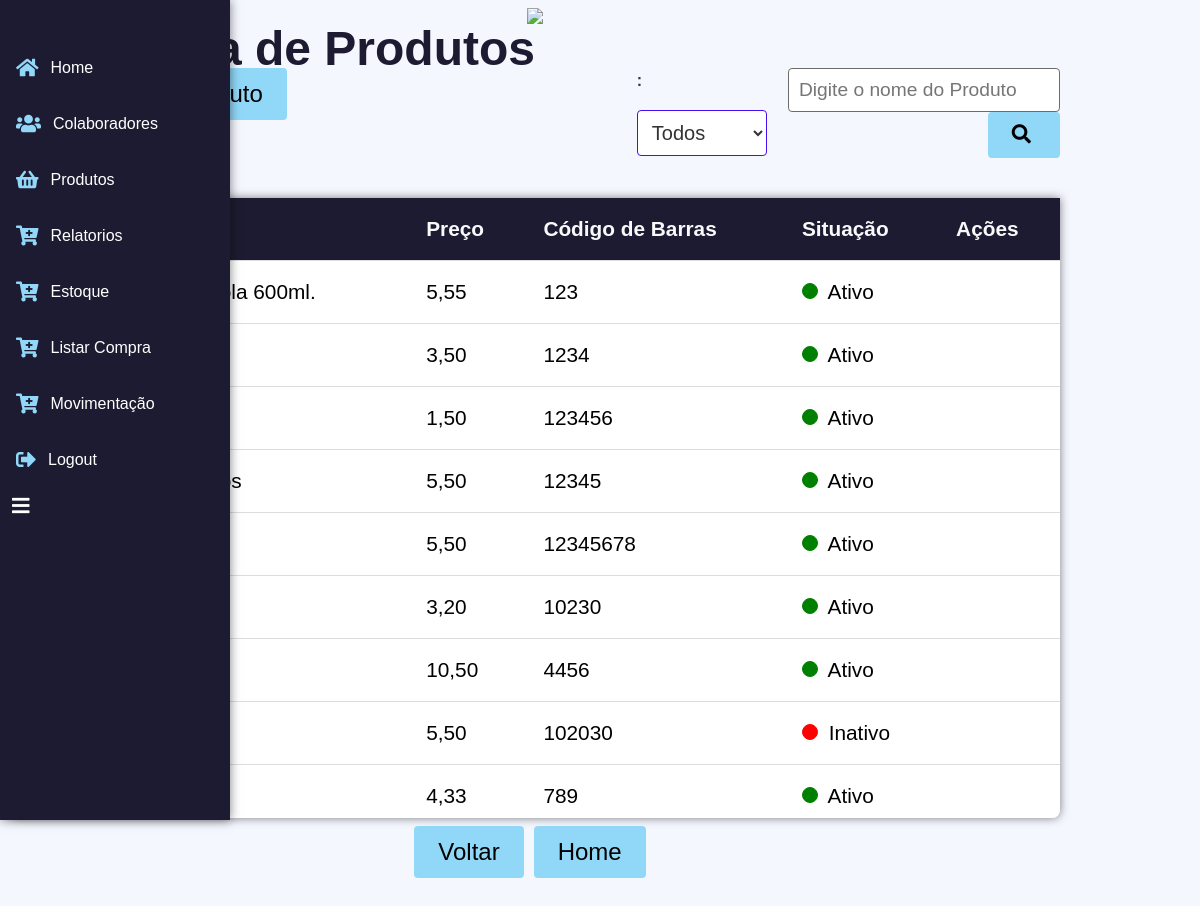
The page /produtos/listar_produtos/ (signed in) on the database as committed earlier.
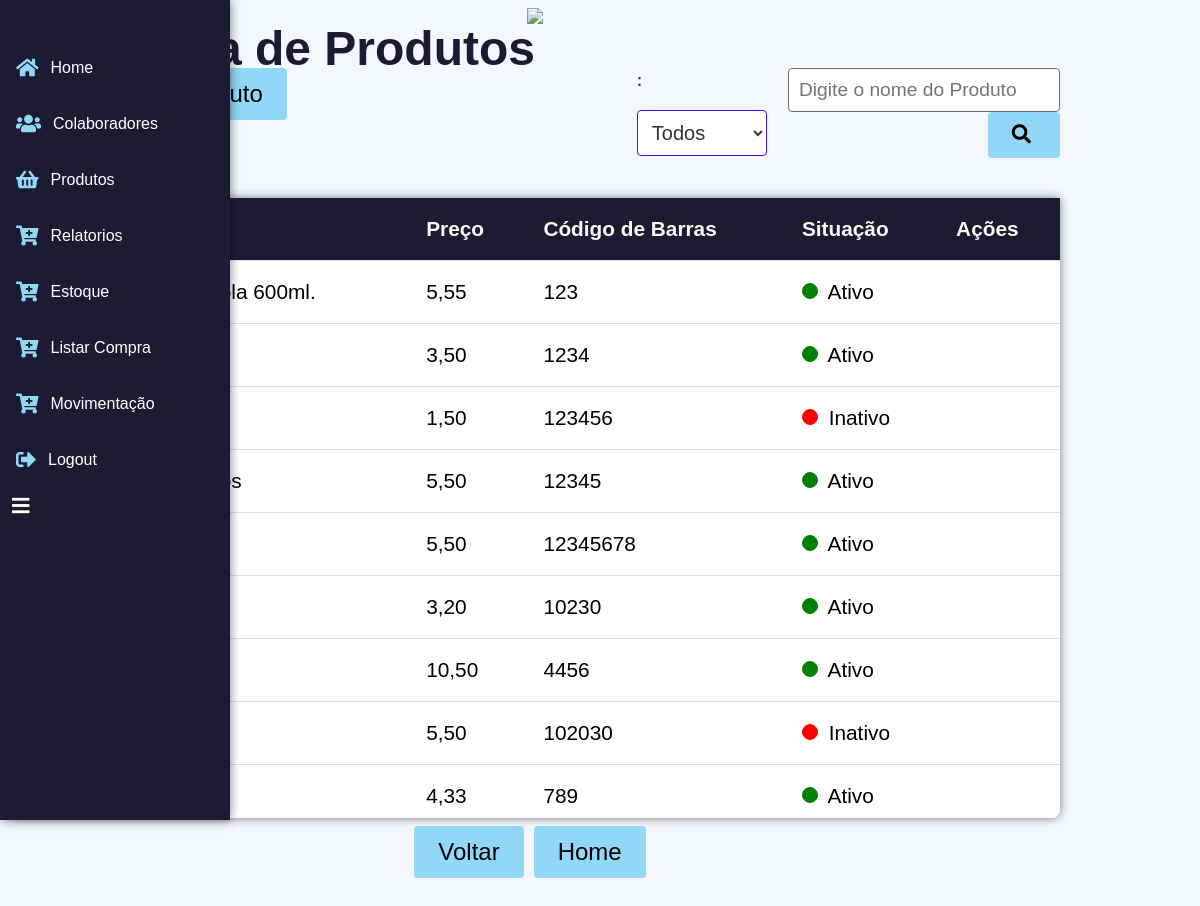
The same page on the database as committed later.
### produtos/models.py (models this page shows, shortened)
class Produto(models.Model):
    nome = models.CharField(max_length=100)
    codigo_barras = models.CharField(max_length=100)
    preco_produto = models.DecimalField(max_digits=10, decimal_places=2)
    situacao = models.CharField(max_length=50)
    categoria = models.CharField(max_length=50, null=True)

### produtos/views.py (the view)
# urls.py: path('listar_produtos/', views.listar_produtos, name='listar_produtos'),
@login_required(login_url='login')
def listar_produtos(request):
    produtos = Produto.objects.all()
    return render(request, 'listar_produtos.html', {'produtos': produtos})

### produtos/templates/listar_produtos.html (shortened to what this page needs)
{% load static %}
<!DOCTYPE html>
<html>
<head>
    <link rel="stylesheet" href="https://cdnjs.cloudflare.com/ajax/libs/font-awesome/5.15.4/css/all.min.css">
    <link rel="stylesheet" href="{% static 'formularios/lista_forms.css' %}">
</head>
<body>
    <div class="container">
        <div class="image-container">
            <img src="https://www.scivale.com.br/wp-content/uploads/2017/12/logo-sci.png">
        </div>
        <h1>Lista de Produtos</h1>
        <a href="{% url 'cadastro_produtos' %}" class="create-link">
        </a>
        <div class="filter-row">
            <div class="filter-container">
              <label for="categoria-select">:</label>
              <select name="categoria" id="categoria-select">
                <option value="">Todos</option>
              </select>
            </div>
            <div class="search-form">
              <input type="text" id="search-input" class="search-input" placeholder="Digite o nome do Produto">
              <button type="button" id="search-button" class="search-button">
                <i class="fas fa-search search-icon"></i>
              </button>
            </div>
          </div>
        <div class="table-container">
            <table>
                <thead>
                    <tr>
                        <th>Nome do Produto</th>
                        <th>Preço</th>
                        <th>Código de Barras</th>
                        <th>Situação</th>
                        <th>Ações</th>
                    </tr>
                </thead>
                <tbody>
                    {% for p in produtos %}
                    <tr data-categoria="{{ p.categoria }}">
                        <td>{{ p.nome }}</td>
                        <td>{{ p.preco_produto|floatformat:2 }}</td>
                        <td>{{ p.codigo_barras }}</td>
                        <td>
                            <span
                                class="situation-dot {% if p.situacao == 'Ativo' %}active{% else %}inactive{% endif %}"></span>
                            {{ p.situacao }}
                        </td>
                        <td>
                        </td>
                    </tr>
                    {% endfor %}
                </tbody>
            </table>
        </div>
        <div class="button-container">
            <button class="button" onclick="goBack()">Voltar</button>
            <button class="button" onclick="goHome()">Home</button>
        </div>
        <div id="navbar">
            {% include 'navBar.html' %}
        </div>
</body>
</html>

Rows that differ between the two databases and show on the page:
changed Produto (number 3 of 9 on the later page): situacao "Ativo" → "Inativo"
